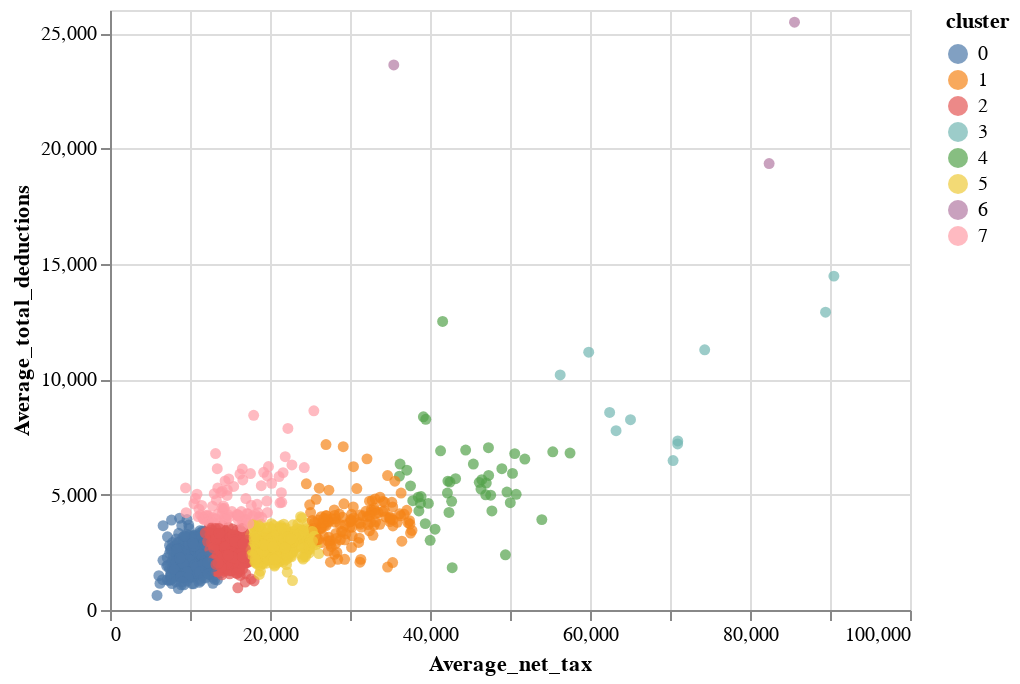

Notebook code for this chart:
### Markdown cell above
The final step to see how the clusters are grouped and distributed, is to configure the <code>scatter_plot</code> by specifying the names of the columns that will be the <code>x</code> and <code>y</code> axes on the graph, with the parameter <code>color</code> is how we tell the <code>scatter_plot</code> object to color each point according to its cluster value, by adding a <code>:N</code> at the end of the <code>cluster</code> column name, this extra parameter is how <code>altair</code> understands the type of value for this column, <code>:N</code> it means the information contained in this column is categorical. The <code>Tooltip</code> parameter with the list of corresponding column names and by calling the method <code>interactive</code> will allow to hover over datapoints and displaying their values, therefore we obtained a dynamic scatter plot of how grouped and distributed the clusters are.

### Code cell
scatter_plot.encode(x='Average_net_tax', 
                    y='Average_total_deductions',
                    color='cluster:N', 
                    tooltip=['Postcode', 
                             'cluster', 
                             'Average_net_tax', 
                             'Average_total_deductions']).interactive()

### Figure 1 — Vega-Lite specification as saved in the notebook (floating-point values rounded to 4 significant figures; data arrays with more than 128 entries replaced by an {"elided": "..."} marker saying what was removed)
{"config": {"view": {"continuousWidth": 400, "continuousHeight": 300}}, "data": {"name": "data-66973d6b47d5e4ad29e165fdc492ab44"}, "mark": "circle", "encoding": {"color": {"type": "nominal", "field": "cluster"}, "tooltip": [{"type": "quantitative", "field": "Postcode"}, {"type": "quantitative", "field": "cluster"}, {"type": "quantitative", "field": "Average_net_tax"}, {"type": "quantitative", "field": "Average_total_deductions"}], "x": {"type": "quantitative", "field": "Average_net_tax"}, "y": {"type": "quantitative", "field": "Average_total_deductions"}}, "selection": {"selector001": {"type": "interval", "bind": "scales", "encodings": ["x", "y"]}}, "$schema": "https://vega.github.io/schema/vega-lite/v4.0.2.json", "datasets": {"data-66973d6b47d5e4ad29e165fdc492ab44": {"elided": "2473 records"}}}
